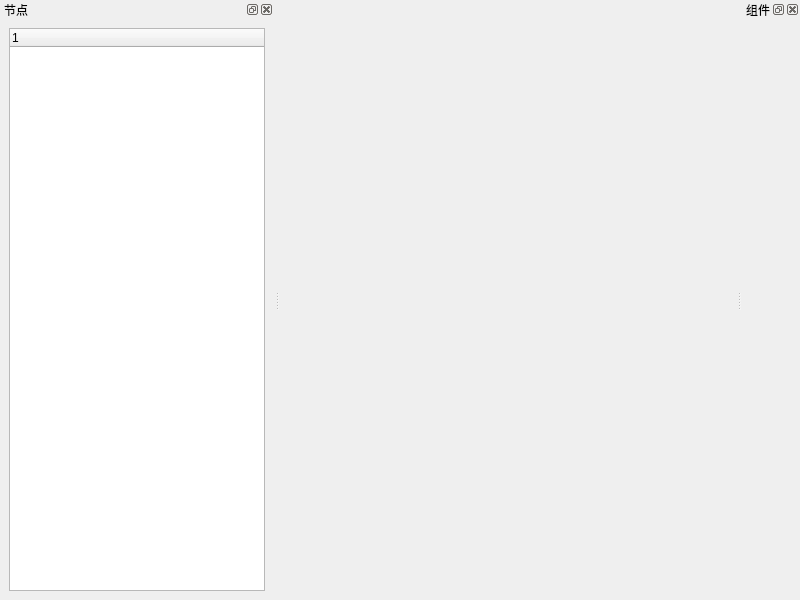
<?xml version="1.0" encoding="UTF-8"?>
<ui version="4.0">
 <class>MainWindow</class>
 <widget class="QMainWindow" name="MainWindow">
  <property name="geometry">
   <rect>
    <x>0</x>
    <y>0</y>
    <width>800</width>
    <height>600</height>
   </rect>
  </property>
  <property name="windowTitle">
   <string>MainWindow</string>
  </property>
  <widget class="QWidget" name="centralwidget"/>
  <widget class="QMenuBar" name="menubar">
   <property name="geometry">
    <rect>
     <x>0</x>
     <y>0</y>
     <width>800</width>
     <height>19</height>
    </rect>
   </property>
  </widget>
  <widget class="QDockWidget" name="dockWidget">
   <property name="allowedAreas">
    <set>Qt::LeftDockWidgetArea</set>
   </property>
   <property name="windowTitle">
    <string>节点</string>
   </property>
   <attribute name="dockWidgetArea">
    <number>1</number>
   </attribute>
   <widget class="QWidget" name="dockWidgetContents">
    <layout class="QVBoxLayout" name="verticalLayout_2">
     <item>
      <widget class="QTreeWidget" name="treeWidget"/>
     </item>
    </layout>
   </widget>
  </widget>
  <widget class="QDockWidget" name="dockWidget_2">
   <property name="allowedAreas">
    <set>Qt::RightDockWidgetArea</set>
   </property>
   <property name="windowTitle">
    <string>组件</string>
   </property>
   <attribute name="dockWidgetArea">
    <number>2</number>
   </attribute>
   <widget class="QWidget" name="dockWidgetContents_2"/>
  </widget>
 </widget>
 <resources/>
 <connections/>
</ui>
